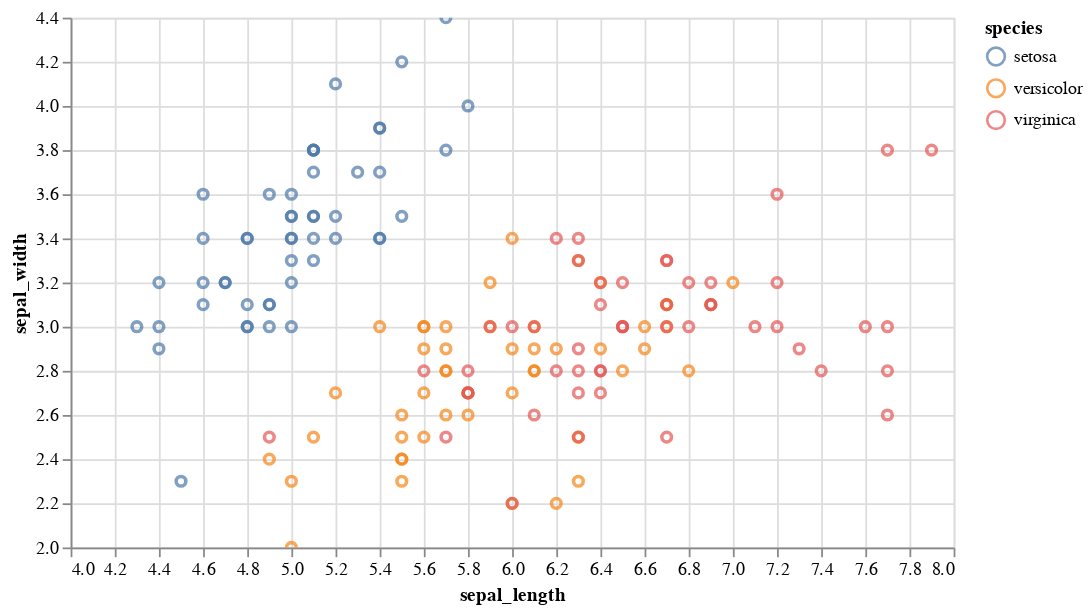

Write notebook code for a chart like this one.
### Markdown cell above
### Altair (Built-in)

### Code cell
## Altair by default inside Polars
(
df.plot.point(
                x="sepal_length",
                y="sepal_width",
                color="species",
            )
            .properties(width=500)
            .configure_scale(zero=False)
)

### Figure 1 — Vega-Lite specification as saved in the notebook (floating-point values rounded to 4 significant figures; data arrays with more than 128 entries replaced by an {"elided": "..."} marker saying what was removed)
{"config": {"view": {"continuousWidth": 300, "continuousHeight": 300}, "scale": {"zero": false}}, "data": {"name": "data-3a191f69da972c40738d695fb9f41d2b"}, "mark": {"type": "point"}, "encoding": {"color": {"field": "species", "type": "nominal"}, "tooltip": [{"field": "sepal_length", "type": "quantitative"}, {"field": "sepal_width", "type": "quantitative"}, {"field": "species", "type": "nominal"}], "x": {"field": "sepal_length", "type": "quantitative"}, "y": {"field": "sepal_width", "type": "quantitative"}}, "params": [{"name": "param_2", "select": {"type": "interval", "encodings": ["x", "y"]}, "bind": "scales"}], "width": 500, "$schema": "https://vega.github.io/schema/vega-lite/v5.20.1.json", "datasets": {"data-3a191f69da972c40738d695fb9f41d2b": {"elided": "150 records"}}}
